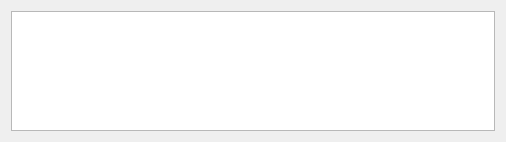
<?xml version="1.0" encoding="UTF-8"?>
<ui version="4.0">
 <class>WordsOccurenceTableWidget</class>
 <widget class="QWidget" name="WordsOccurenceTableWidget">
  <property name="geometry">
   <rect>
    <x>0</x>
    <y>0</y>
    <width>506</width>
    <height>142</height>
   </rect>
  </property>
  <property name="windowTitle">
   <string>Form</string>
  </property>
  <layout class="QVBoxLayout" name="verticalLayout">
   <item>
    <widget class="QTableView" name="tableView"/>
   </item>
  </layout>
 </widget>
 <resources/>
 <connections/>
</ui>
